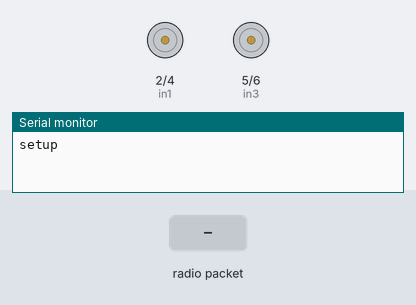
A sketch run on a simulated Arduino Uno, built with avr-gcc and run on an emulated ATmega328P. On the bench: motor-driver pin pairs drawn as motors (green arrow = first pin HIGH = forward, orange = second pin HIGH = backward, longer = more drive), the last lines printed to the serial monitor. Inputs (shaded band) come from the test bench. No radio packets arrive unless stated.

Above: at 2.2 s.
2.3 s: radio packet "B" arrives
At 3.5 s:
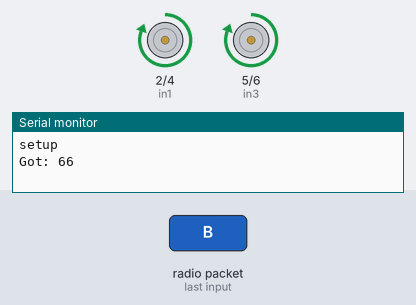
3.8 s: radio packet "C" arrives
At 4.7 s:
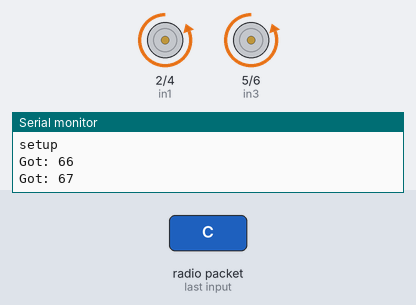
5.3 s: radio packet "D" arrives
At 5.8 s:
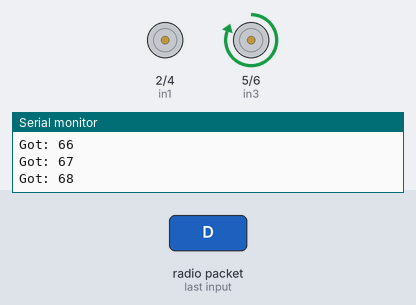
6.8 s: radio packet "E" arrives
At 8.0 s:
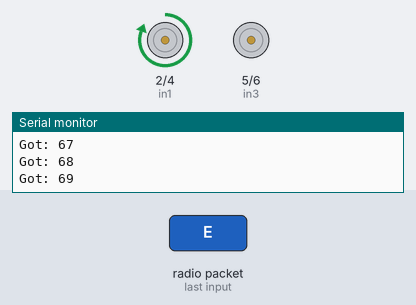
8.3 s: radio packet "A" arrives
At 9.3 s:
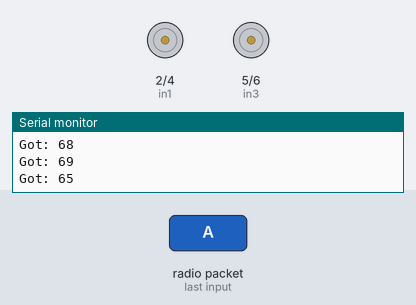
Timing chart, 0 to 10.8 s (numbered marks = the images above; inputs shaded):
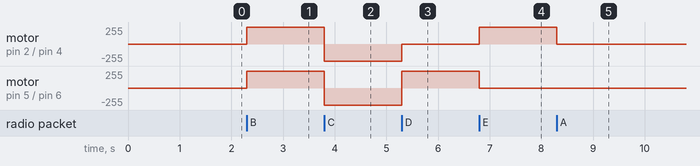

Measured:
- after the input at 2.3 s, motor on pin 2 (in1) / pin 4 (in2), motor on pin 5 (in3) / pin 6 (in4): stopped → forward 255/255 at once
- after the input at 3.8 s, motor on pin 2 (in1) / pin 4 (in2), motor on pin 5 (in3) / pin 6 (in4): forward 255/255 → backward 255/255 at once
- after the input at 5.3 s, motor on pin 2 (in1) / pin 4 (in2): backward 255/255 → stopped at once; motor on pin 5 (in3) / pin 6 (in4): backward 255/255 → forward 255/255 at once
- after the input at 6.8 s, motor on pin 2 (in1) / pin 4 (in2): stopped → forward 255/255 at once; motor on pin 5 (in3) / pin 6 (in4): forward 255/255 → stopped at once
- after the input at 8.3 s, motor on pin 2 (in1) / pin 4 (in2): forward 255/255 → stopped at once

The sketch:

build1_receiver_car.ino
```cpp
#include <VirtualWire.h>

int in1 = 2;
int in2 = 4;
int in3 = 5;
int in4 = 6;

const int led_pin = 13;
const int transmit_pin = 12;
const int receive_pin = 11;
const int transmit_en_pin = 3;

void setup() {
  delay(1000);

  pinMode(in1, OUTPUT);
  pinMode(in2, OUTPUT);
  pinMode(in3, OUTPUT);
  pinMode(in4, OUTPUT);

  Serial.begin(9600);  // Debugging only
  Serial.println("setup");

  // Initialise the IO and ISR
  vw_set_tx_pin(transmit_pin);
  vw_set_rx_pin(receive_pin);
  vw_set_ptt_pin(transmit_en_pin);
  vw_set_ptt_inverted(true); // Required for DR3100
  vw_setup(2000);  // Bits per sec

  vw_rx_start();       // Start the receiver PLL running
}

void loop() {

  uint8_t buf[VW_MAX_MESSAGE_LEN];
  uint8_t buflen = VW_MAX_MESSAGE_LEN;

  if (vw_get_message(buf, &buflen)) { // Non-blocking
    int i;
    Serial.print("Got: ");
    for (i = 0; i < buflen; i++){
      Serial.print(buf[0]);
      Serial.print(' ');

      if(buf[0] == 'A') {   //diam
        digitalWrite(led_pin, LOW);
        Stop();
      }

      else if(buf[0] == 'B') {   //maju
        digitalWrite(led_pin, HIGH);

        digitalWrite(in1, HIGH);
        digitalWrite(in2, LOW);
        digitalWrite(in3, HIGH);
        digitalWrite(in4, LOW);
      }

      else if(buf[0] == 'C') {    //mundur
        digitalWrite(led_pin, HIGH);

        digitalWrite(in1, LOW);
        digitalWrite(in2, HIGH);
        digitalWrite(in3, LOW);
        digitalWrite(in4, HIGH);
      }

      else if(buf[0] == 'D') {    //kiri
        digitalWrite(led_pin, HIGH);

        digitalWrite(in1, LOW);
        digitalWrite(in2, LOW);
        digitalWrite(in3, HIGH);
        digitalWrite(in4, LOW);
      }

      else if(buf[0] == 'E') {    //kanan
        digitalWrite(led_pin, HIGH);

        digitalWrite(in1, HIGH);
        digitalWrite(in2, LOW);
        digitalWrite(in3, LOW);
        digitalWrite(in4, LOW);
      }

      else{
        digitalWrite(led_pin, LOW);
        Stop();
      }
    }
  Serial.println();
        //digitalWrite(led_pin, LOW);
  }

}
```

stop.ino
```cpp
void Stop() {
  digitalWrite(in1, LOW);
  digitalWrite(in2, LOW);
  digitalWrite(in3, LOW);
  digitalWrite(in4, LOW);
}
```
